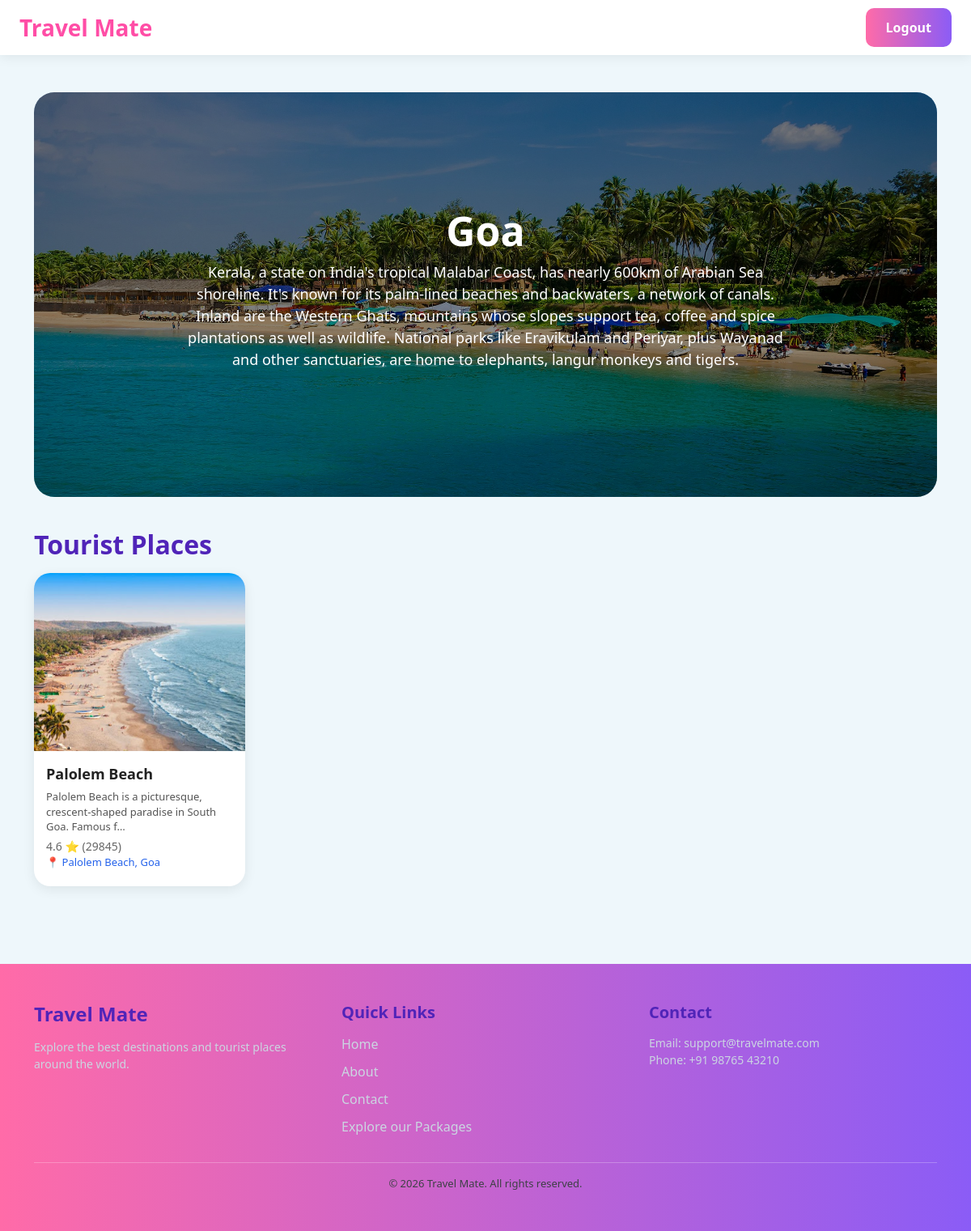
Page /destination/6/ on the committed database.
### travelmate/models.py (models this page shows, shortened)
class Destination(models.Model):
    name = models.CharField(max_length=100)
    image = models.ImageField(upload_to='destinations/')
    description = models.TextField()

class TouristPlace(models.Model):
    destination = models.ForeignKey(Destination,on_delete=models.CASCADE,related_name='places')
    name = models.CharField(max_length=150)
    image = models.ImageField(upload_to='places/')
    description = models.TextField()
    location = models.CharField(max_length=200, blank=True, null=True, default="Unknown")
    google_map_link = models.URLField()
    rating = models.DecimalField(max_digits=2,decimal_places=1,default=0)
    rating_count = models.IntegerField(default=0)

### travelmate/views.py (the view)
# urls.py: path('destination/<int:id>/', views.destination_detail, name='destination_detail'),
def destination_detail(request, id):
    destination = get_object_or_404(Destination, id=id)
    tourist_places = destination.places.all()
    return render(request, 'user/destination_detail.html', {'destination': destination, 'tourist_places': tourist_places})

### travelmate/templates/user/destination_detail.html (shortened to what this page needs)
{% extends 'user/base.html' %}
{% load static %}
{% block extra_css %}
    <link rel="stylesheet" href="{% static 'css/destination.css' %}">
{% endblock %}
{% block content %}
    <div class="container py-4">
        <div class="hero-section">
            <img src="{{ destination.image.url }}" alt="{{ destination.name }}">
            <div class="hero-overlay">
                <h1>{{ destination.name }}</h1>
                <p>{{ destination.description }}</p>
            </div>
        </div>
        <h2 class="section-title">Tourist Places</h2>
        <div class="row mt-3">
            {% for place in tourist_places %}
            <div class="col-md-3 mb-4">
                <a href="{% url 'place_detail' place.id %}">
                    <div class="place-card">
                        <img src="{{ place.image.url }}" alt="{{ place.name }}">
                        <div class="place-body">
                            <div class="place-title">
                                {{ place.name }}
                            </div>
                            <div class="place-desc">
                                {{ place.description|truncatechars:80 }}
                            </div>
                            <div class="rating">
                                 {{ place.rating }} ⭐ ({{ place.rating_count }})
                            </div>
                            <a href="{{ place.google_map_link }}" target="_blank">
                                <div class="place-location">
                                    📍 {{ place.location }}, {{ destination.name }}
                                </div>
                            </a>
                        </div>
                    </div>
                </a>
            </div>
            {% empty %}
            <div class="col-12">
                <p>No tourist places found for this destination.</p>
            </div>
            {% endfor %}
        </div>
    </div>
{% endblock %}

### travelmate/static/css/style.css (style rules this page uses)
body { background:#eef7fb; font-family:'Segoe UI',sans-serif; }

### travelmate/static/css/destination.css (style rules this page uses)
.hero-section { margin-top:90px; height:500px; position:relative; border-radius:25px; overflow:hidden; }
.hero-section img { width:100%; height:100%; object-fit:cover; }
.hero-overlay { position:absolute; top:0; left:0; width:100%; height:100%; background:rgba(0,0,0,0.45); display:flex; flex-direction:column; justify-content:center; align-items:center; text-align:center; color:white; padding:20px; }
.hero-overlay h1 { font-size:50px; font-weight:bold; }
.hero-overlay p { max-width:750px; font-size:18px; }
.section-title { margin-top:40px; font-weight:600; color:#5024b8; }
.place-card { border:none; border-radius:20px; overflow:hidden; background:white; box-shadow:0 4px 15px rgba(0,0,0,0.08); transition:0.3s; cursor:pointer; }
.place-card img { width:100%; height:220px; object-fit:cover; }
.place-body { padding:15px; }
.place-title { font-size:18px; font-weight:600; color:#222; }
.place-desc { font-size:13px; color:#555; margin-top:5px; margin-bottom:5px; line-height:1.4; }
.place-location { font-size:13px; color:#2563eb; margin-bottom:5px; font-weight:500; }
.rating { font-size:14px; color:#666; }
a { text-decoration:none; }

### rows in the picture
Destination: image (picture), name "Goa", description "Kerala, a state on India's tropical Malabar Coast, has nearly 600km of Arabian Sea shoreline. It's known for its palm-lined beaches and backwaters, a network of canals. Inland are the Western Ghats, mountains whose slopes support tea, coffee and spice plantations as well as wildlife. National parks like Eravikulam and Periyar, plus Wayanad and other sanctuaries, are home to elephants, langur monkeys and tigers."
TouristPlace: image (picture), name "Palolem Beach", description "Palolem Beach is a picturesque, crescent-shaped paradise in South Goa. Famous f…", rating "4.6", rating_count "29845", location "Palolem Beach"
